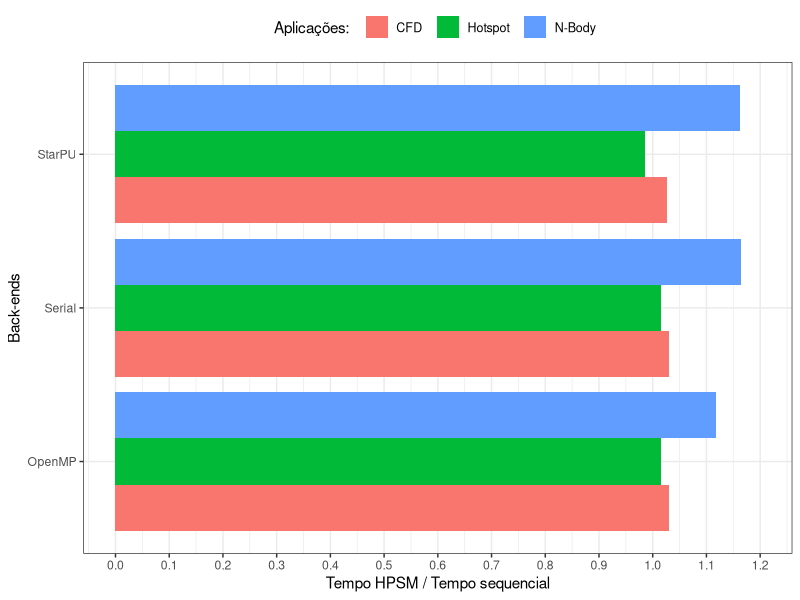

Here is the R script that generated this plot:
library(ggplot2)
library(plyr)
entry <- c("BENCH", "backend", "size", "block_size", "thread", "gpus")
dados_all <- read.csv("../../dados/idcin-2/data_R.csv", header=TRUE, sep=";")

serial <- dados_all[grep("^SERIAL$",dados_all$backend),]
serial_stat <- ddply(serial, entry, summarise,
                     n=length(time), mean=mean(time), sd=sd(time),
                     se=sd/sqrt(n), ci=se*qt(.95/2 + .5, n-1))

#eliminate SERIAL                     
dados <- dados_all[dados_all$backend != "SERIAL",] 
# only 1 cpu executions
dados <- dados[dados$thread == 1,]
dados <- dados[dados$gpus == 0,]

#calculate speedup
dados$speedup <- 1:nrow(dados)
for(i in 1:nrow(dados)) {
    name <- dados[i,]$BENCH
    sz <- dados[i,]$size
    tserial <- serial_stat[(serial_stat$BENCH == name) & (serial_stat$size == sz),]$mean
    dados[i,]$speedup <-  dados[i,]$time / tserial
}

# rename backends
dados$backend <- ifelse(dados$backend == "PARALLEL_BACK_STARPU", "StarPU", as.character(dados$backend))
dados$backend <- ifelse(dados$backend == "PARALLEL_BACK_OPENMP", "OpenMP", as.character(dados$backend))
dados$backend <- ifelse(dados$backend == "PARALLEL_BACK_SERIAL", "Serial", as.character(dados$backend))

# rename benchmarks
dados$BENCH <- ifelse(dados$BENCH == "cfd",     "CFD  ",     as.character(dados$BENCH))
dados$BENCH <- ifelse(dados$BENCH == "nbody",   "N-Body  ",  as.character(dados$BENCH))
dados$BENCH <- ifelse(dados$BENCH == "hotspot", "Hotspot  ", as.character(dados$BENCH))

dados_stat <- ddply(dados, entry, summarise, 
                    n=length(speedup), mean=mean(speedup), sd=sd(speedup), se=sd/sqrt(n),
                    ci=se*qt(.95/2 + .5, n-1))

#dados_stat                   
# The errorbars overlapped, so use position_dodge to move them horizontally
#pd <- position_dodge(0.1) # move them .05 to the left and right

my_plot <- ggplot(dados_stat, aes(x=factor(backend), fill=BENCH, y=mean))+
    geom_bar(stat="identity", position="dodge") +
    coord_flip() +
    theme_bw() +
    scale_fill_discrete(name="Aplicações:  ") +
    theme(text = element_text(size=11), 
         legend.position="top", legend.text=element_text(size=9)) + 
    scale_y_continuous(limits=c(0,1.2), breaks=seq(0,1.2,0.1)) +
    xlab("Back-ends") +
    ylab("Tempo HPSM / Tempo sequencial")  
    
#ggsave(file="chart.pdf", plot=my_plot, height=3.5, width=2.5)
ggsave(file="chart.pdf", plot=my_plot, height=3.0, width=5.0)